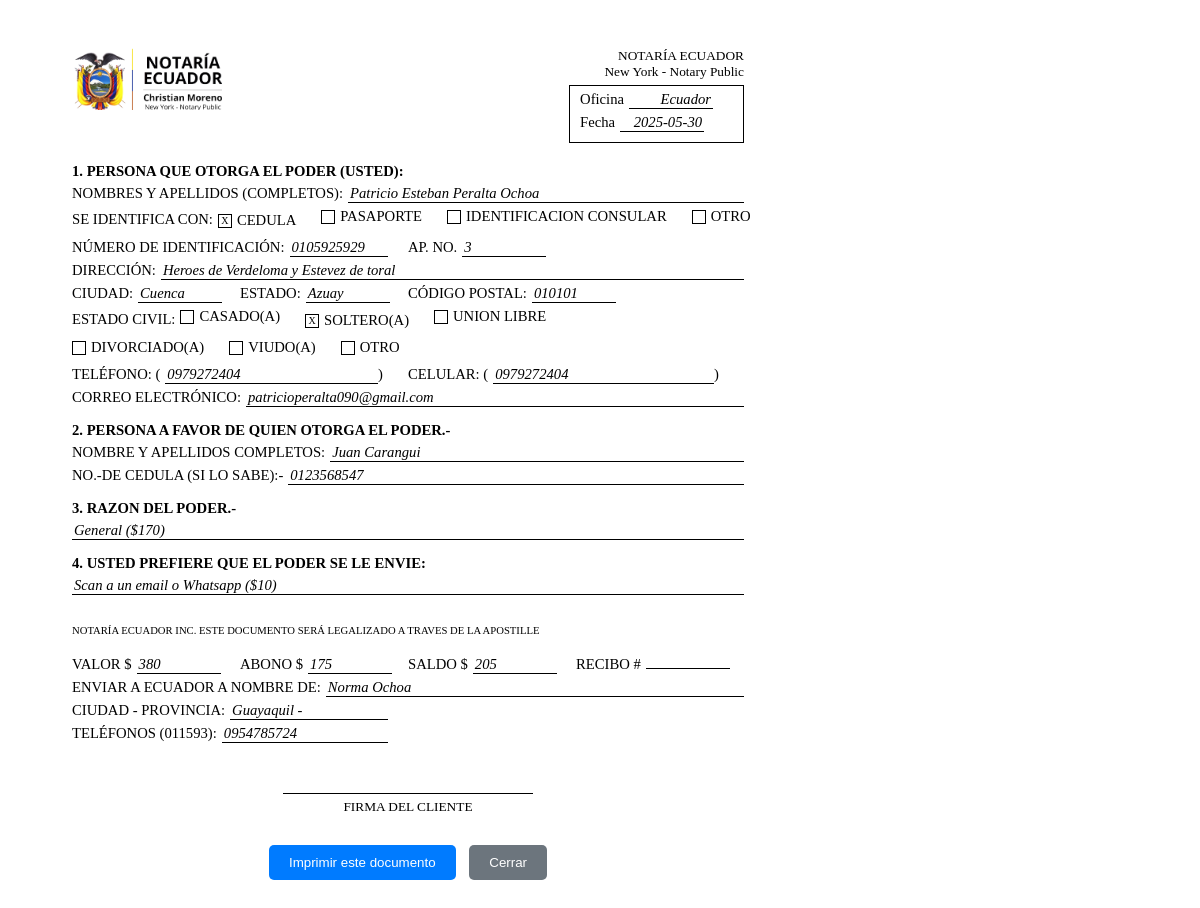
The page /public_html/imprimir_poder.php?id=58 on the database its author committed.
### tables this page shows
CREATE TABLE `tramite_poderes` (
  `id_tram_poderes` int(11) NOT NULL,
  `id_cliente` int(11) NOT NULL,
  `tp_oficina` varchar(150) NOT NULL,
  `tp_fecha` date NOT NULL,
  `tp_estado_civil` varchar(100) NOT NULL,
  `tp_nombres_otorga_poder` varchar(150) NOT NULL,
  `tp_cedulla_otorga_poder` varchar(150) NOT NULL,
  `tp_razon_otorga_poder` varchar(150) NOT NULL,
  `tp_opcion_envio_poder` varchar(150) NOT NULL,
  `tp_enviar_nombrede` varchar(150) NOT NULL,
  `tp_ciudad_enviar` varchar(150) NOT NULL,
  `tp_provincia` varchar(11) NOT NULL,
  `tp_telefonos_enviar` varchar(150) NOT NULL,
  `id_usuario` int(11) NOT NULL
);

CREATE TABLE `cliente` (
  `id_cliente` int(11) NOT NULL,
  `c_identificacion` varchar(50) NOT NULL,
  `c_nombre` varchar(50) NOT NULL,
  `c_apellido` varchar(50) NOT NULL,
  `c_telefono` varchar(50) NOT NULL,
  `c_edad` int(3) NOT NULL,
  `c_direccion` varchar(50) NOT NULL,
  `c_pais` varchar(50) NOT NULL,
  `c_estado` varchar(50) NOT NULL,
  `c_ciudad` varchar(50) NOT NULL,
  `c_codpostal` varchar(50) NOT NULL,
  `c_email` varchar(50) NOT NULL,
  `c_napartamento` varchar(50) NOT NULL,
  `c_abonado` double DEFAULT NULL,
  `c_deuda` double DEFAULT NULL,
  `c_saldo` double DEFAULT NULL
);

### public_html/imprimir_poder.php (the view, shortened to what this page needs)
<?php
include("conexionbd.php");
if (isset($_GET['id']) && is_numeric($_GET['id'])) {
    $id_poder = $_GET['id'];
    $query = "SELECT
                tp.id_tram_poderes,
                tp.tp_oficina,
                tp.tp_fecha,
                tp.tp_estado_civil,
                tp.tp_nombres_otorga_poder,
                tp.tp_cedulla_otorga_poder,
                tp.tp_razon_otorga_poder,
                tp.tp_opcion_envio_poder,
                c.c_deuda,   -- <--- Añadido (si ya lo añadiste a la BD)
                c.c_abonado,   -- <--- Añadido (si ya lo añadiste a la BD)
                c.c_saldo,   -- <--- Añadido (si ya lo añadiste a la BD)
                tp.tp_enviar_nombrede,
                tp.tp_ciudad_enviar,
                tp.tp_provincia,
                tp.tp_telefonos_enviar,
                c.c_identificacion,
                c.c_nombre,
                c.c_apellido,
                c.c_telefono,
                c.c_direccion,
                c.c_estado,
                c.c_ciudad,
                c.c_codpostal,
                c.c_email,
                c.c_napartamento
              FROM tramite_poderes tp
              JOIN cliente c ON tp.id_cliente = c.id_cliente
              WHERE tp.id_tram_poderes = ?";
    $stmt = $conexion->prepare($query);
    $stmt->bind_param("i", $id_poder);
    $stmt->execute();
    $result = $stmt->get_result();
    if ($result->num_rows > 0) {
        $poder_data = $result->fetch_assoc();
        ?>
        <!DOCTYPE html>
        <html lang="es">
        <head>
        </head>
        <body>
            <div class="document-container">
                <img src="img/logo.png" alt="Notaria Ecuador Logo" class="logo"> <div class="header">
                    <div></div> <div class="header-info">
                        <p>NOTARÍA ECUADOR</p>
                        <p>New York - Notary Public</p>
                        <div class="office-date-box">
                            <div class="field-row">
                                <div class="field">
                                    <span class="field-label">Oficina</span>
                                    <span class="field-value"><?php echo htmlspecialchars($poder_data['tp_oficina']); ?></span>
                                </div>
                            </div>
                            <div class="field-row">
                                <div class="field">
                                    <span class="field-label">Fecha</span>
                                    <span class="field-value"><?php echo htmlspecialchars($poder_data['tp_fecha']); ?></span>
                                </div>
                            </div>
                        </div>
                    </div>
                </div>
                <div class="section-title">1. PERSONA QUE OTORGA EL PODER (USTED):</div>
                <div class="field-row">
                    <div class="field full-width">
                        <span class="field-label">NOMBRES Y APELLIDOS (COMPLETOS):</span>
                        <span class="field-value"><?php echo htmlspecialchars($poder_data['c_nombre'] . ' ' . $poder_data['c_apellido']); ?></span>
                    </div>
                </div>
                <div class="field-row">
                    <div class="field half-width">
                        <span class="field-label">SE IDENTIFICA CON:</span>
                        <div class="checkbox-option">
                            <div class="checkbox-box <?php echo (strpos($poder_data['c_identificacion'], '-') === false && strlen($poder_data['c_identificacion']) == 10) ? 'checked' : ''; ?>"></div>
                            <span class="field-label">CEDULA</span>
                        </div>
                        <div class="checkbox-option">
                            <div class="checkbox-box <?php echo (strpos($poder_data['c_identificacion'], '-') !== false) ? 'checked' : ''; ?>"></div>
                            <span class="field-label">PASAPORTE</span>
                        </div>
                        <div class="checkbox-option">
                            <div class="checkbox-box"></div>
                            <span class="field-label">IDENTIFICACION CONSULAR</span>
                        </div>
                        <div class="checkbox-option">
                            <div class="checkbox-box"></div>
                            <span class="field-label">OTRO</span>
                        </div>
                    </div>
                </div>
                <div class="field-row">
                    <div class="field half-width">
                        <span class="field-label">NÚMERO DE IDENTIFICACIÓN:</span>
                        <span class="field-value"><?php echo htmlspecialchars($poder_data['c_identificacion']); ?></span>
                    </div>
                    <div class="field">
                        <span class="field-label">AP. NO.</span>
                        <span class="field-value"><?php echo htmlspecialchars($poder_data['c_napartamento']); ?></span>
                    </div>
                </div>
                <div class="field-row">
                    <div class="field full-width">
                        <span class="field-label">DIRECCIÓN:</span>
                        <span class="field-value"><?php echo htmlspecialchars($poder_data['c_direccion']); ?></span>
                    </div>
                </div>
                <div class="field-row">
                    <div class="field quarter-width">
                        <span class="field-label">CIUDAD:</span>
                        <span class="field-value"><?php echo htmlspecialchars($poder_data['c_ciudad']); ?></span>
                    </div>
                    <div class="field quarter-width">
                        <span class="field-label">ESTADO:</span>
                        <span class="field-value"><?php echo htmlspecialchars($poder_data['c_estado']); ?></span>
                    </div>
                    <div class="field quarter-width">
                        <span class="field-label">CÓDIGO POSTAL:</span>
                        <span class="field-value"><?php echo htmlspecialchars($poder_data['c_codpostal']); ?></span>
                    </div>
                </div>
                <div class="field-row">
                    <div class="field half-width">
                        <span class="field-label">ESTADO CIVIL:</span>
                        <div class="checkbox-option">
                            <div class="checkbox-box <?php echo (strtolower($poder_data['tp_estado_civil']) == 'casados juntos') ? 'checked' : ''; ?>"></div>
                            <span class="field-label">CASADO(A)</span>
                        </div>
                        <div class="checkbox-option">
                            <div class="checkbox-box <?php echo (strtolower($poder_data['tp_estado_civil']) == 'soltero(a)') ? 'checked' : ''; ?>"></div>
                            <span class="field-label">SOLTERO(A)</span>
                        </div>
                        <div class="checkbox-option">
                            <div class="checkbox-box <?php echo (strtolower($poder_data['tp_estado_civil']) == 'union libre') ? 'checked' : ''; ?>"></div>
                            <span class="field-label">UNION LIBRE</span>
                        </div>
                    </div>
                </div>
                <div class="field-row">
                     <div class="field half-width">
                        <div class="checkbox-option">
                            <div class="checkbox-box <?php echo (strtolower($poder_data['tp_estado_civil']) == 'divorciado(a)') ? 'checked' : ''; ?>"></div>
                            <span class="field-label">DIVORCIADO(A)</span>
                        </div>
                         <div class="checkbox-option">
                            <div class="checkbox-box <?php echo (strtolower($poder_data['tp_estado_civil']) == 'viudo(a)') ? 'checked' : ''; ?>"></div>
                            <span class="field-label">VIUDO(A)</span>
                        </div>
                        <div class="checkbox-option">
                            <div class="checkbox-box <?php echo (!in_array(strtolower($poder_data['tp_estado_civil']), ['casados juntos', 'soltero(a)', 'union libre', 'divorciado(a)', 'viudo(a)'])) ? 'checked' : ''; ?>"></div>
                            <span class="field-label">OTRO</span>
                        </div>
                    </div>
                </div>
                <div class="field-row">
                    <div class="field half-width">
                        <span class="field-label">TELÉFONO: (</span>
                        <span class="field-value" style="width: 150px;"><?php echo htmlspecialchars($poder_data['c_telefono']); ?></span>
                        <span class="field-label">)</span>
                    </div>
                    <div class="field half-width">
                        <span class="field-label">CELULAR: (</span>
                        <span class="field-value" style="width: 150px;"><?php echo htmlspecialchars($poder_data['c_telefono']); ?></span> <span class="field-label">)</span>
                    </div>
                </div>
                <div class="field-row">
                    <div class="field full-width">
                        <span class="field-label">CORREO ELECTRÓNICO:</span>
                        <span class="field-value"><?php echo htmlspecialchars($poder_data['c_email']); ?></span>
                    </div>
                </div>
                <div class="section-title">2. PERSONA A FAVOR DE QUIEN OTORGA EL PODER.-</div>
                <div class="field-row">
                    <div class="field full-width">
                        <span class="field-label">NOMBRE Y APELLIDOS COMPLETOS:</span>
                        <span class="field-value"><?php echo htmlspecialchars($poder_data['tp_nombres_otorga_poder']); ?></span>
                    </div>
                </div>
                <div class="field-row">
                    <div class="field full-width">
                        <span class="field-label">NO.-DE CEDULA (SI LO SABE):-</span>
                        <span class="field-value"><?php echo htmlspecialchars($poder_data['tp_cedulla_otorga_poder']); ?></span>
                    </div>
                </div>
                <div class="section-title">3. RAZON DEL PODER.-</div>
                <div class="field-row">
                    <div class="field full-width">
                        <span class="field-value"><?php echo htmlspecialchars($poder_data['tp_razon_otorga_poder']); ?></span>
                    </div>
                </div>
                <div class="section-title">4. USTED PREFIERE QUE EL PODER SE LE ENVIE:</div>
                <div class="field-row">
                    <div class="field full-width">
                        <span class="field-value"><?php echo htmlspecialchars($poder_data['tp_opcion_envio_poder']); ?></span>
                    </div>
                </div>
                <div class="disclaimer">
                    <p>NOTARÍA ECUADOR INC. ESTE DOCUMENTO SERÁ LEGALIZADO A TRAVES DE LA APOSTILLE</p>
                </div>
                <div class="field-row" style="margin-top: 20px;">
                    <div class="field quarter-width">
                        <span class="field-label">VALOR $</span>
                        <span class="field-value"><?php echo htmlspecialchars($poder_data['c_deuda'] ?? '__________'); ?></span>
                    </div>
                    <div class="field quarter-width">
                        <span class="field-label">ABONO $</span>
                        <span class="field-value"><?php echo htmlspecialchars($poder_data['c_abonado'] ?? '__________'); ?></span>
                    </div>
                    <div class="field quarter-width">
                        <span class="field-label">SALDO $</span>
                        <span class="field-value"><?php echo htmlspecialchars($poder_data['c_saldo'] ?? '__________'); ?></span>
                    </div>
                    <div class="field quarter-width">
                        <span class="field-label">RECIBO #</span>
                        <span class="field-value"><?php  ?></span>
                    </div>
                </div>
                <div class="field-row">
                    <div class="field full-width">
                        <span class="field-label">ENVIAR A ECUADOR A NOMBRE DE:</span>
                        <span class="field-value"><?php echo htmlspecialchars($poder_data['tp_enviar_nombrede']); ?></span>
                    </div>
                </div>
                <div class="field-row">
                    <div class="field half-width">
                        <span class="field-label">CIUDAD - PROVINCIA:</span>
                        <span class="field-value"><?php echo htmlspecialchars($poder_data['tp_ciudad_enviar'] . ' - ' . $poder_data['tp_provincia']); ?></span>
                    </div>
                </div>
                <div class="field-row">
                    <div class="field half-width">
                        <span class="field-label">TELÉFONOS (011593):</span>
                        <span class="field-value"><?php echo htmlspecialchars($poder_data['tp_telefonos_enviar']); ?></span>
                    </div>
                </div>
                <div class="signature-section">
                    <div class="signature-line"></div>
                    <div class="signature-text">FIRMA DEL CLIENTE</div>
                </div>
                <div class="no-print" style="text-align: center; margin-top: 30px;">
                    <button onclick="window.print()" style="padding: 10px 20px; background-color: #007bff; color: white; border: none; border-radius: 5px; cursor: pointer;">Imprimir este documento</button>
                    <button onclick="window.close()" style="padding: 10px 20px; background-color: #6c757d; color: white; border: none; border-radius: 5px; cursor: pointer; margin-left: 10px;">Cerrar</button>
                </div>
            </div>
        </body>
        </html>
        <?php
    } else {
        echo "<p style='text-align: center; color: red;'>No se encontró el registro del poder con ID: " . htmlspecialchars($id_poder) . "</p>";
    }
}
else {
    echo "<p style='text-align: center; color: red;'>ID de poder no proporcionado o inválido.</p>";
}
?>

### rows shown on the page
tramite_poderes: tp_oficina "Ecuador", tp_fecha "2025-05-30", id_cliente.c_apellido "Patricio Esteban Peralta Ochoa", id_cliente.c_identificacion "0105925929", id_cliente.c_napartamento "3", id_cliente.c_direccion "Heroes de Verdeloma y Estevez de toral", id_cliente.c_ciudad "Cuenca", id_cliente.c_estado "Azuay", id_cliente.c_codpostal "010101", id_cliente.c_telefono "0979272404", id_cliente.c_email "patricioperalta090@gmail.com", tp_nombres_otorga_poder "Juan Carangui", tp_cedulla_otorga_poder "0123568547", tp_razon_otorga_poder "General ($170)", tp_opcion_envio_poder "Scan a un email o Whatsapp ($10)", id_cliente.c_deuda "380", id_cliente.c_abonado "175", id_cliente.c_saldo "205", tp_enviar_nombrede "Norma Ochoa", tp_ciudad_enviar+tp_provincia "Guayaquil -", tp_telefonos_enviar "0954785724"
